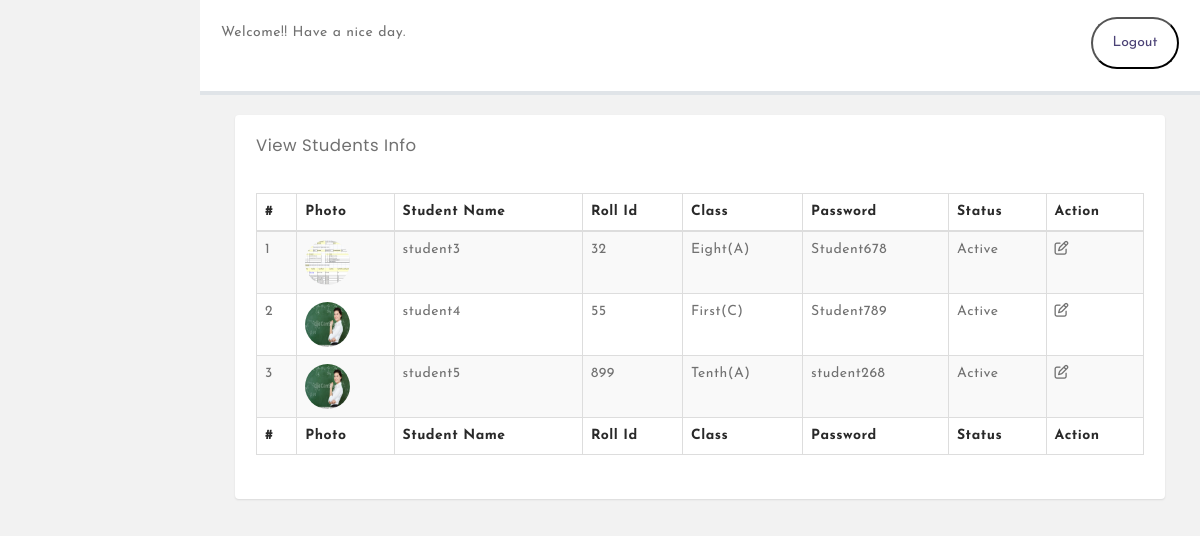
Screenshot of /AKVDmodified/AKVDmodified/manage-students.php (signed in) with the database file from the repository.
### tables this page shows
CREATE TABLE `user` (
  `id` int(11) NOT NULL,
  `username` varchar(50) DEFAULT NULL,
  `RollId` varchar(100) DEFAULT NULL,
  `email` varchar(50) DEFAULT NULL,
  `Gender` varchar(10) DEFAULT NULL,
  `DOB` varchar(100) DEFAULT NULL,
  `ClassId` int(11) DEFAULT NULL,
  `lastaccessed` varchar(50) NOT NULL,
  `password` varchar(50) DEFAULT NULL,
  `Status` int(1) DEFAULT NULL,
  `teacher_name` varchar(50) NOT NULL,
  `image` varchar(30) NOT NULL
);

CREATE TABLE `tblclasses` (
  `id` int(11) NOT NULL,
  `ClassName` varchar(80) DEFAULT NULL,
  `ClassNameNumeric` int(4) DEFAULT NULL,
  `Section` varchar(5) DEFAULT NULL,
  `CreationDate` timestamp NULL DEFAULT CURRENT_TIMESTAMP,
  `UpdationDate` timestamp NULL DEFAULT NULL
);

### AKVDmodified/AKVDmodified/manage-students.php (the view, shortened to what this page needs)
<?php
$host = "localhost";
$user = "root";
$password = "";
$db = "schoolproject";
$data = mysqli_connect($host, $user, $password, $db);
?>
<!DOCTYPE html>
<html>
<head>
    <link rel="stylesheet" href="admin.css">
    <link rel="stylesheet" href="css/bootstrap.css" media="screen">
    <link rel="stylesheet" href="css/font-awesome.min.css" media="screen">
    <link rel="stylesheet" href="css/animate-css/animate.min.css" media="screen">
    <link rel="stylesheet" href="css/lobipanel/lobipanel.min.css" media="screen">
    <link rel="stylesheet" href="css/prism/prism.css" media="screen">
    <link rel="stylesheet" href="css/main.css" media="screen">
</head>
<body>
    <div class="wrapper">
        <div class="main_content">
            <div class="header">Welcome!! Have a nice day.
                <ul>
                    <a href="logout.php"><button id="lobtn">Logout</button></a>
                </ul>
            </div>
            <div class="info">
                <div class="main-wrapper">
            <div class="content-wrapper">
                <div class="content-container">
                    <div class="main-page">
                        <section class="section" style="padding-top: 0px;">
                            <div class="container-fluid">
<div class="row">
                                    <div class="col-md-12">
                                        <div class="panel">
                                            <div class="panel-heading">
                                                <div class="panel-title">
                                                    <h5>View Students Info</h5>
                                                </div>
                                            </div>
                                            <div class="panel-body p-20">
                                                <table id="example" class="display table table-striped table-bordered" cellspacing="0" width="100%">
                                                    <thead>
                                                        <tr>
                                                            <th>#</th>
                                                            <th>Photo</th>
                                                            <th>Student Name</th>
                                                            <th>Roll Id</th>
                                                            <th>Class</th>
                                                            <th>Password</th>
                                                            <th>Status</th>
                                                            <th>Action</th>
                                                        </tr>
                                                    </thead>
                                                    <tfoot>
                                                        <tr>
                                                          <th>#</th>
                                                          <th>Photo</th>
                                                            <th>Student Name</th>
                                                            <th>Roll Id</th>
                                                            <th>Class</th>
                                                            <th>Password</th>
                                                            <th>Status</th>
                                                            <th>Action</th>
                                                        </tr>
                                                    </tfoot>
                                                    <tbody>
                                                    <?php
$sql = "SELECT user.username,user.image,user.RollId,user.id,user.password,user.Status,tblclasses.ClassName,tblclasses.Section from user join tblclasses on tblclasses.id=user.ClassId";
$query = mysqli_query($data, $sql);
$results = mysqli_fetch_all($query, MYSQLI_ASSOC);
$cnt = 1;
if(count($results) > 0) {
    foreach($results as $result) {
        ?>
        <tr>
            <td><?php echo htmlentities($cnt);?></td>
            <td ><img  src="<?php echo "{$result['image']}" ?>" alt="" style="width: 45px; height: 45px ;border-radius: 50%;"
                                             /></td>
            <td><?php echo htmlentities($result['username']);?></td>
            <td><?php echo htmlentities($result['RollId']);?></td>
            <td><?php echo htmlentities($result['ClassName']);?>(<?php echo htmlentities($result['Section']);?>)</td>
            <td><?php echo htmlentities($result['password']);?></td>
            <td><?php if($result['Status']==1){
                        echo htmlentities('Active');
                    } else {
                        echo htmlentities('Blocked');
                    }
                ?>
            </td>
            <td>
                <a href="edit-student.php?stid=<?php echo htmlentities($result['id']);?>">
                    <i class="fa fa-edit" title="Edit Record"></i>
                </a>
            </td>
        </tr>
        <?php
        $cnt++;
    }
}
?>
                                                    </tbody>
                                                </table>
                                            </div>
                                        </div>
                                    </div>
                                                </div>
                                            </div>
                                        </div>
                                    </div>
                                </div>
                            </div>
                    </div>
                </div>
            </div>
</body>
</html>

### AKVDmodified/AKVDmodified/admin.css (style rules this page uses)
* { margin: 0; padding: 0; box-sizing: border-box; list-style: none; text-decoration: none; font-family: 'Josefin Sans', sans-serif; }
body { background-color: #f3f5f9; }
.wrapper { display: flex; position: relative; }
.wrapper .main_content { width: 100%; margin-left: 200px; }
.wrapper .main_content .header { padding: 21px; background: #fff; color: #717171; border-bottom: 4px solid #e0e4e8; }
.wrapper .main_content .info { margin: 20px; color: #717171; line-height: 25px; }
.wrapper .main_content .info div { margin-bottom: 20px; }
#lobtn { text-decoration: none; float: right; padding: 12px; margin-top: -29px; color: #4b4276; width: 88px; background-color: white; border-radius: 35px; }

### AKVDmodified/AKVDmodified/manage-students.php (style rules this page uses)
* { margin: 0; padding: 0; box-sizing: border-box; list-style: none; text-decoration: none; font-family: 'Josefin Sans', sans-serif; }
body { background-color: #f3f5f9; }
.wrapper { display: flex; position: relative; }
.wrapper .main_content { width: 100%; margin-left: 200px; }
.wrapper .main_content .header { padding: 21px; background: #fff; color: #717171; border-bottom: 4px solid #e0e4e8; }
.wrapper .main_content .info { margin: 20px; color: #717171; line-height: 25px; }
.wrapper .main_content .info div { margin-bottom: 3px; }
#lobtn { text-decoration: none; float: right; padding: 12px; margin-top: -29px; color: #4b4276; width: 88px; background-color: white; border-radius: 35px; }

### rows the page displays
user: image (picture), username "student3", RollId "32", ClassId.ClassName "Eight", ClassId.Section "A", password "Student678"
user: image (picture), username "student4", RollId "55", ClassId.ClassName "First", ClassId.Section "C", password "Student789"
user: image (picture), username "student5", RollId "899", ClassId.ClassName "Tenth", ClassId.Section "A", password "student268"
